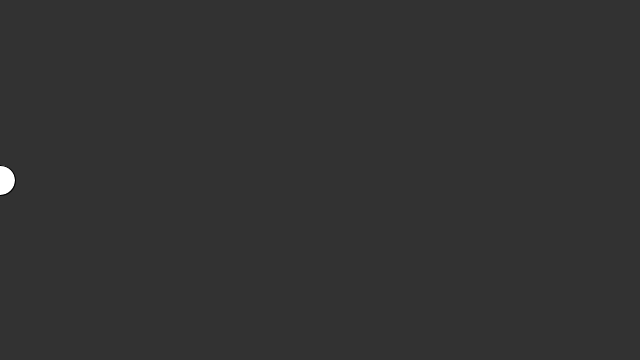
Frame 1 (no input)
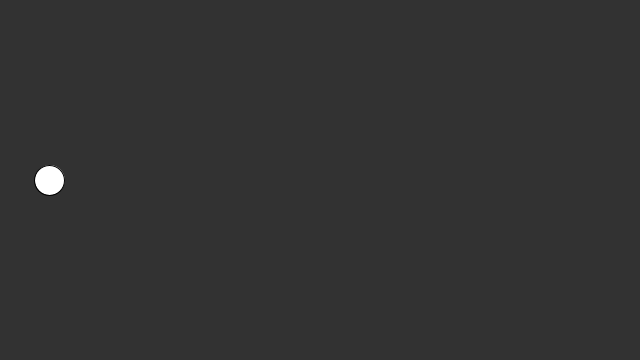
Frame 60 (the mouse pressed at the canvas centre just before this capture)
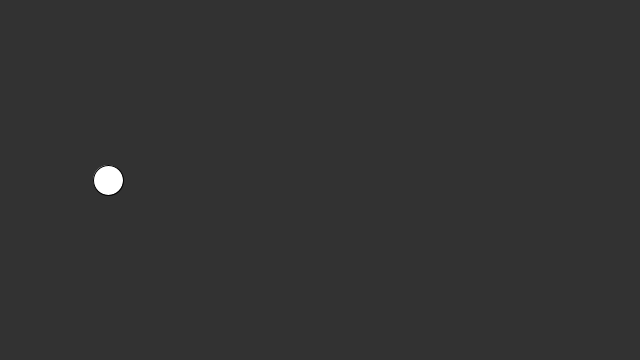
Frame 120 (the mouse held since frame 60 and released just before this capture)

The Processing sketch that drew these frames (run headless with seeded random() and noise(); from frame 60 on, the mouse is pressed at the canvas centre):

// Processing sketch: sketch_6_Println__
// ── sketch_6_Println__.pde
float circleX;

void setup() {
  size(640,360);
}

void draw() {
  background(50);
  fill(255);
  ellipse(circleX,180,30,30);
  
  circleX = circleX + random(0,2);
  println("circleX:" + circleX);
  
}
